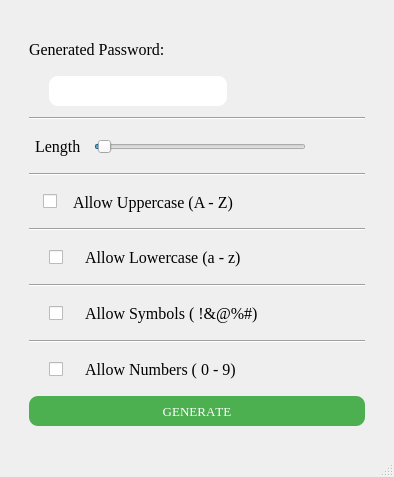
<?xml version="1.0" encoding="UTF-8"?>
<ui version="4.0">
 <class>MainWindow</class>
 <widget class="QMainWindow" name="MainWindow">
  <property name="geometry">
   <rect>
    <x>0</x>
    <y>0</y>
    <width>394</width>
    <height>477</height>
   </rect>
  </property>
  <property name="font">
   <font>
    <family>Times New Roman</family>
    <pointsize>10</pointsize>
    <weight>50</weight>
    <bold>false</bold>
   </font>
  </property>
  <property name="windowTitle">
   <string>MainWindow</string>
  </property>
  <widget class="QWidget" name="centralwidget">
   <property name="font">
    <font>
     <family>Times New Roman</family>
     <pointsize>12</pointsize>
     <weight>50</weight>
     <bold>false</bold>
    </font>
   </property>
   <layout class="QVBoxLayout" name="verticalLayout">
    <item>
     <layout class="QVBoxLayout" name="verticalLayout_2">
      <property name="leftMargin">
       <number>20</number>
      </property>
      <property name="topMargin">
       <number>20</number>
      </property>
      <property name="rightMargin">
       <number>20</number>
      </property>
      <property name="bottomMargin">
       <number>20</number>
      </property>
      <item>
       <widget class="QLabel" name="label_7">
        <property name="text">
         <string>Generated Password:</string>
        </property>
       </widget>
      </item>
      <item>
       <layout class="QHBoxLayout" name="horizontalLayout_6" stretch="5,1,0">
        <property name="leftMargin">
         <number>20</number>
        </property>
        <property name="topMargin">
         <number>0</number>
        </property>
        <property name="rightMargin">
         <number>12</number>
        </property>
        <property name="bottomMargin">
         <number>5</number>
        </property>
        <item>
         <widget class="QLineEdit" name="passwordEdit">
          <property name="minimumSize">
           <size>
            <width>0</width>
            <height>30</height>
           </size>
          </property>
          <property name="baseSize">
           <size>
            <width>0</width>
            <height>0</height>
           </size>
          </property>
          <property name="styleSheet">
           <string notr="true">QLineEdit{
            border-radius: 9px;
            color:black;
            padding: 5px;
        }
QLineEdit:hover {
            background-color:#d3d3d3;
        }</string>
          </property>
          <property name="readOnly">
           <bool>true</bool>
          </property>
         </widget>
        </item>
        <item>
         <widget class="QPushButton" name="refreshbutton">
          <property name="minimumSize">
           <size>
            <width>0</width>
            <height>30</height>
           </size>
          </property>
          <property name="autoFillBackground">
           <bool>false</bool>
          </property>
          <property name="styleSheet">
           <string notr="true">QPushButton{
            border-radius: 9px;
            color: white;
            padding: 5px;
        }
QPushButton:hover {
            background-color:#d3d3d3;
        }</string>
          </property>
          <property name="text">
           <string/>
          </property>
          <property name="icon">
           <iconset>
            <normaloff>refresh.png</normaloff>refresh.png</iconset>
          </property>
          <property name="iconSize">
           <size>
            <width>24</width>
            <height>24</height>
           </size>
          </property>
         </widget>
        </item>
        <item>
         <widget class="QPushButton" name="copybutton">
          <property name="styleSheet">
           <string notr="true">QPushButton{
            border-radius: 9px;
            color: white;
            padding: 5px;
        }
QPushButton:hover {
            background-color:#d3d3d3;
        }</string>
          </property>
          <property name="text">
           <string/>
          </property>
          <property name="icon">
           <iconset>
            <normaloff>copy.png</normaloff>copy.png</iconset>
          </property>
          <property name="iconSize">
           <size>
            <width>24</width>
            <height>24</height>
           </size>
          </property>
         </widget>
        </item>
       </layout>
      </item>
      <item>
       <widget class="Line" name="line_7">
        <property name="orientation">
         <enum>Qt::Horizontal</enum>
        </property>
       </widget>
      </item>
      <item>
       <layout class="QHBoxLayout" name="horizontalLayout">
        <item>
         <widget class="Line" name="line_6">
          <property name="orientation">
           <enum>Qt::Horizontal</enum>
          </property>
         </widget>
        </item>
        <item>
         <widget class="QLabel" name="label_2">
          <property name="sizePolicy">
           <sizepolicy hsizetype="Preferred" vsizetype="Preferred">
            <horstretch>1</horstretch>
            <verstretch>0</verstretch>
           </sizepolicy>
          </property>
          <property name="text">
           <string>Length</string>
          </property>
         </widget>
        </item>
        <item>
         <widget class="QSlider" name="horizontalSlider">
          <property name="sizePolicy">
           <sizepolicy hsizetype="Expanding" vsizetype="Fixed">
            <horstretch>4</horstretch>
            <verstretch>0</verstretch>
           </sizepolicy>
          </property>
          <property name="styleSheet">
           <string notr="true"/>
          </property>
          <property name="minimum">
           <number>6</number>
          </property>
          <property name="maximum">
           <number>1024</number>
          </property>
          <property name="value">
           <number>20</number>
          </property>
          <property name="orientation">
           <enum>Qt::Horizontal</enum>
          </property>
         </widget>
        </item>
        <item>
         <widget class="QLabel" name="label">
          <property name="sizePolicy">
           <sizepolicy hsizetype="Preferred" vsizetype="Preferred">
            <horstretch>1</horstretch>
            <verstretch>0</verstretch>
           </sizepolicy>
          </property>
          <property name="text">
           <string/>
          </property>
          <property name="alignment">
           <set>Qt::AlignCenter</set>
          </property>
         </widget>
        </item>
       </layout>
      </item>
      <item>
       <widget class="Line" name="line_5">
        <property name="orientation">
         <enum>Qt::Horizontal</enum>
        </property>
       </widget>
      </item>
      <item>
       <layout class="QHBoxLayout" name="horizontalLayout_3" stretch="1,12">
        <property name="leftMargin">
         <number>14</number>
        </property>
        <property name="rightMargin">
         <number>10</number>
        </property>
        <item>
         <widget class="QCheckBox" name="Uppercase_checkBox">
          <property name="text">
           <string/>
          </property>
         </widget>
        </item>
        <item>
         <widget class="QLabel" name="label_4">
          <property name="text">
           <string>Allow Uppercase (A - Z)</string>
          </property>
         </widget>
        </item>
       </layout>
      </item>
      <item>
       <widget class="Line" name="line_3">
        <property name="orientation">
         <enum>Qt::Horizontal</enum>
        </property>
       </widget>
      </item>
      <item>
       <layout class="QHBoxLayout" name="horizontalLayout_4" stretch="1,12">
        <property name="leftMargin">
         <number>20</number>
        </property>
        <property name="rightMargin">
         <number>10</number>
        </property>
        <item>
         <widget class="QCheckBox" name="Lowercase_checkBox">
          <property name="text">
           <string/>
          </property>
         </widget>
        </item>
        <item>
         <widget class="QLabel" name="label_5">
          <property name="text">
           <string>  Allow Lowercase (a - z)</string>
          </property>
          <property name="margin">
           <number>0</number>
          </property>
         </widget>
        </item>
       </layout>
      </item>
      <item>
       <widget class="Line" name="line_2">
        <property name="orientation">
         <enum>Qt::Horizontal</enum>
        </property>
       </widget>
      </item>
      <item>
       <layout class="QHBoxLayout" name="horizontalLayout_2" stretch="1,12">
        <property name="leftMargin">
         <number>20</number>
        </property>
        <property name="rightMargin">
         <number>10</number>
        </property>
        <item>
         <widget class="QCheckBox" name="Symbols_checkBox">
          <property name="text">
           <string/>
          </property>
         </widget>
        </item>
        <item>
         <widget class="QLabel" name="label_3">
          <property name="text">
           <string>  Allow Symbols ( !&amp;@%#)</string>
          </property>
         </widget>
        </item>
       </layout>
      </item>
      <item>
       <widget class="Line" name="line">
        <property name="orientation">
         <enum>Qt::Horizontal</enum>
        </property>
       </widget>
      </item>
      <item>
       <layout class="QHBoxLayout" name="horizontalLayout_5" stretch="1,12">
        <property name="leftMargin">
         <number>20</number>
        </property>
        <property name="rightMargin">
         <number>10</number>
        </property>
        <item>
         <widget class="QCheckBox" name="Numbers_checkBox">
          <property name="text">
           <string/>
          </property>
         </widget>
        </item>
        <item>
         <widget class="QLabel" name="label_6">
          <property name="text">
           <string>  Allow Numbers ( 0 - 9)</string>
          </property>
         </widget>
        </item>
       </layout>
      </item>
      <item>
       <widget class="QPushButton" name="generateButton">
        <property name="minimumSize">
         <size>
          <width>0</width>
          <height>30</height>
         </size>
        </property>
        <property name="font">
         <font>
          <family>Times New Roman</family>
          <pointsize>10</pointsize>
          <weight>50</weight>
          <italic>false</italic>
          <bold>false</bold>
          <kerning>false</kerning>
         </font>
        </property>
        <property name="styleSheet">
         <string notr="true">QPushButton#generateButton {
	
            background-color: #4CAF50;
            border-radius: 9px;
            color: white;
            padding: 5px;
        }
QPushButton#generateButton:hover {
            background-color: #3e8e41;
        }


</string>
        </property>
        <property name="text">
         <string>GENERATE</string>
        </property>
       </widget>
      </item>
     </layout>
    </item>
   </layout>
  </widget>
  <widget class="QMenuBar" name="menubar">
   <property name="geometry">
    <rect>
     <x>0</x>
     <y>0</y>
     <width>394</width>
     <height>21</height>
    </rect>
   </property>
  </widget>
  <widget class="QStatusBar" name="statusbar"/>
 </widget>
 <resources/>
 <connections/>
</ui>
